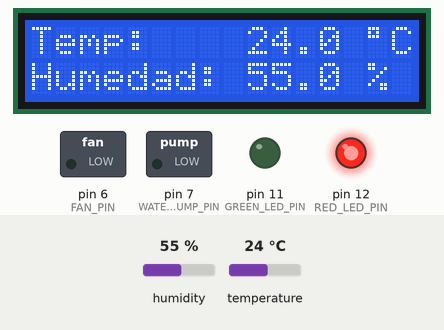
Bench run of a sketch on a simulated Arduino Uno, built with avr-gcc and run on an emulated ATmega328P. Shown: 16×2 character LCD, switched loads named in the sketch (green lamp = pin HIGH), output pins drawn as LEDs (lit = HIGH). Inputs (shaded band) come from the test bench; at power-on: humidity 55 %, temperature 24 °C.

Above: at 1.2 s.
1.3 s: humidity set to 42 %
At 2.7 s:
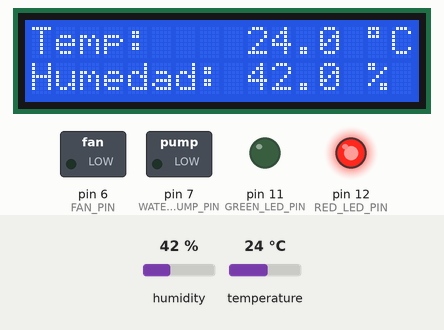
4.0 s: humidity set to 39 %
At 5.2 s:
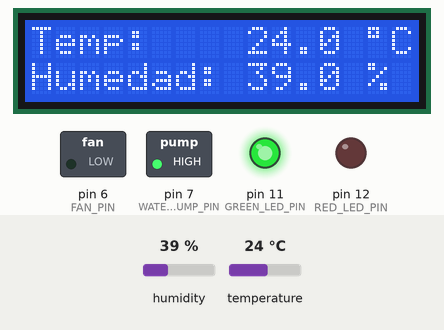
6.7 s: temperature set to 26 °C
At 9.0 s:
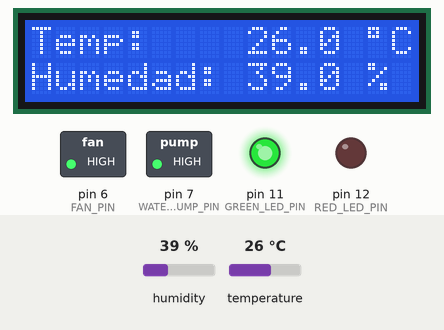
9.6 s: humidity set to 68 %
At 11.5 s:
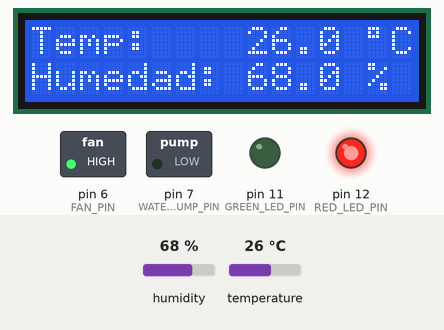
Timing chart, 0 to 13.0 s (numbered marks = the images above; inputs shaded):
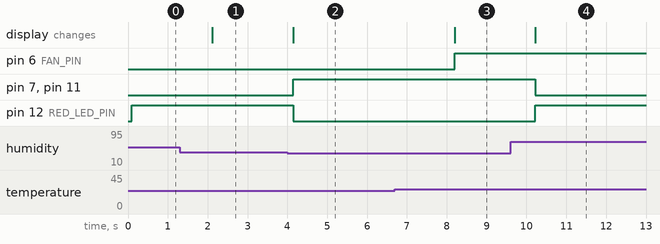

The sketch:

invernadero.ino
```cpp
/* GRUPO 8
#	Integrantes:
1	Dolores Ponce
2	Gaston Ponce
3	Lorena Quipildor
4	Rodrigo Zamora
5	Gisela Yede*/

#include <DHT.h>            // Librería DHT (Adafruit)
#include <LiquidCrystal.h>  // Librería LCD

// Definiciones de pines y tipo de sensor
#define DHTPIN 13      // Pin al que está conectado el sensor DHT11
#define DHTTYPE DHT11  // Tipo de sensor DHT que utilizado

#define FAN_PIN 6         // Pin al que está conectado el motor ventilador
#define WATER_PUMP_PIN 7  // Pin al que está conectada la bomba de agua
#define GREEN_LED_PIN 11  // Pin al que está conectado el LED verde
#define RED_LED_PIN 12    // Pin al que está conectado el LED rojo

// Inicialización del objeto LCD
LiquidCrystal lcd(10, 9, 8, 5, 4, 3, 2); // RS, RW, E, D4, D5, D6, D7

DHT dht(DHTPIN, DHTTYPE);  // Creación de una instancia del objeto DHT

void setup() {
  lcd.begin(16, 2);  // Inicializa el LCD de 16x2

  // Configuración de pines como salidas
  pinMode(FAN_PIN, OUTPUT);
  pinMode(WATER_PUMP_PIN, OUTPUT);
  pinMode(GREEN_LED_PIN, OUTPUT);
  pinMode(RED_LED_PIN, OUTPUT);

  // Apaga todos los componentes al inicio
  digitalWrite(FAN_PIN, LOW);
  digitalWrite(WATER_PUMP_PIN, LOW);
  digitalWrite(GREEN_LED_PIN, LOW);
  digitalWrite(RED_LED_PIN, LOW);

  dht.begin();  // Inicializa el sensor DHT11

  // Muestra los títulos en el LCD al inicio
  lcd.setCursor(0, 0);
  lcd.print("Temp: ");
  lcd.setCursor(0, 1);
  lcd.print("Humedad:     ");
  lcd.setCursor(14, 0);  // Coloca el cursor después de "Temp: "
  lcd.write(223);        // Código para el símbolo de grados Celsius (°C)
  lcd.write("C");        // Muestra el símbolo de grados Celsius
  lcd.setCursor(14, 1);  // Coloca el cursor después de "Humedad: "
  lcd.print("%");        // Muestra el símbolo de porcentaje
}

void loop() {
  float temperature = dht.readTemperature();
  float humidity = dht.readHumidity();

  // Actualiza solo los valores de temperatura y humedad en el LCD
  lcd.setCursor(9, 0);        // Posición para la temperatura
  lcd.print(temperature, 1);  // Mostrar un decimal para la temperatura
  lcd.setCursor(9, 1);        // Posición para la humedad
  lcd.print(humidity, 1);     // Mostrar un decimal para la humedad

  // Control de componentes según las condiciones
  if (temperature >= 25) {
    digitalWrite(FAN_PIN, HIGH);  // Enciende el motor ventilador
  } else {
    digitalWrite(FAN_PIN, LOW);  // Apaga el motor ventilador
  }

  if (humidity <= 40) {
    digitalWrite(WATER_PUMP_PIN, HIGH);  // Enciende la bomba de agua
    digitalWrite(GREEN_LED_PIN, HIGH);   // Enciende el LED verde
    digitalWrite(RED_LED_PIN, LOW);      // Apaga el LED rojo
  } else {
    digitalWrite(WATER_PUMP_PIN, LOW);  // Apaga la bomba de agua
    digitalWrite(GREEN_LED_PIN, LOW);   // Apaga el LED verde
    digitalWrite(RED_LED_PIN, HIGH);    // Enciende el LED rojo
  }

  delay(1000);  // Pausa de 1 segundo entre cada ciclo de lectura y control
}
```

Measured:
- the behaviour switches between 41 and 40 % on humidity (found by bisection; images 1 and 2)
- the behaviour switches between 24 and 25 °C on temperature (found by bisection; images 2 and 3)
- after the input at 1.3 s, the display: changes after 0.82 s (image 1)
- after the input at 4.0 s, pin 7 (WATER_PUMP_PIN): LOW → HIGH after 0.14 s; pin 11 (GREEN_LED_PIN): LOW → HIGH after 0.15 s; pin 12 (RED_LED_PIN): HIGH → LOW after 0.15 s; the display: changes after 0.15 s (image 2)
- after the input at 6.7 s, pin 6 (FAN_PIN): LOW → HIGH after 1.5 s; the display: changes after 1.5 s (image 3)
- after the input at 9.6 s, pin 7 (WATER_PUMP_PIN), pin 11 (GREEN_LED_PIN): HIGH → LOW after 0.63 s; pin 12 (RED_LED_PIN): LOW → HIGH after 0.63 s; the display: changes after 0.63 s (image 4)
